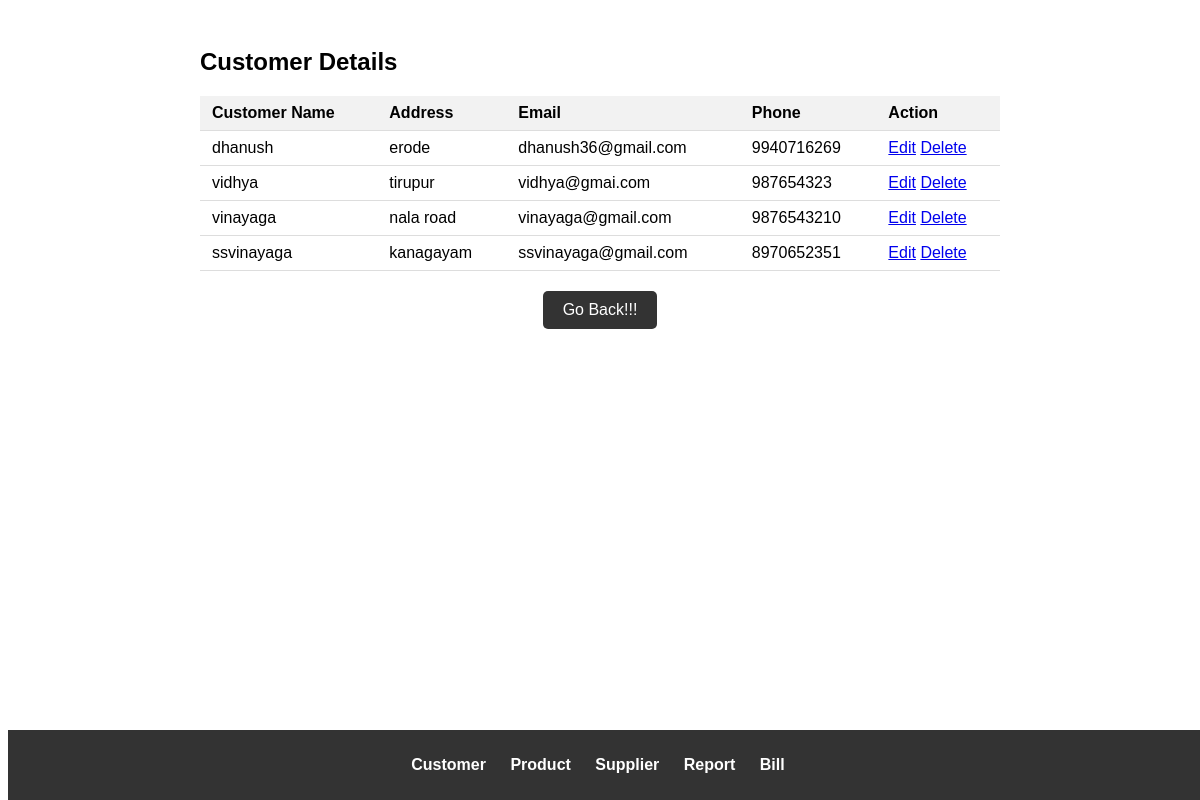
The app's page /sucess.php with its own data.
### tables this page shows
CREATE TABLE `customers` (
  `customerId` int(11) NOT NULL,
  `customerName` varchar(255) NOT NULL,
  `address` varchar(255) DEFAULT NULL,
  `email` varchar(255) NOT NULL,
  `phone` varchar(15) DEFAULT NULL
);

### sucess.php (the view, shortened to what this page needs)
<!DOCTYPE html>
<html lang="en">
<head>
</head>
<body>
    <div class="container">
        <h2>Customer Details</h2>
        <table>
            <thead>
                <tr>
                    <th>Customer Name</th>
                    <th>Address</th>
                    <th>Email</th>
                    <th>Phone</th>
                    <th>Action</th>
                </tr>
            </thead>
            <tbody>
            <?php
            $db_host = "localhost";
            $db_user = "root";
            $db_pass = "";
            $db_name = "test";
            $conn = new mysqli($db_host, $db_user, $db_pass, $db_name);
            $sql = "SELECT * FROM customers";
            $result = $conn->query($sql);
            if ($result === false) {
                echo "Error: " . $sql . "<br>" . $conn->error;
            } else {
                while ($row = $result->fetch_assoc()) {
                    echo "<tr>";
                    echo "<td>" . $row["customerName"] . "</td>";
                    echo "<td>" . $row["address"] . "</td>";
                    echo "<td>" . $row["email"] . "</td>";
                    echo "<td>" . $row["phone"] . "</td>";
                    echo "<td class='action-links'>";
                echo "<a href='edit.php?id=" . $row['customerId'] . "'>Edit</a>  ";
                echo "<a href='delete.php?id=" . $row['customerId'] . "' onclick='return confirm(\"Are you sure you want to delete this customer?\")'>Delete</a>";
                echo "</td>";
                    echo "</tr>";
                }
            }
            ?>
            </tbody>
        </table>
        <div class="center">
            <a href="footer.html">Go Back!!!</a>
        </div>
    </div>
</body>
</html>

### sucess.php (style rules this page uses)
body { font-family: Arial, sans-serif; }
.container { max-width: 800px; margin: 0 auto; padding: 20px; }
table { width: 100%; border-collapse: collapse; margin-top: 20px; }
th, td { padding: 8px 12px; text-align: left; border-bottom: 1px solid #ddd; }
th { background-color: #f2f2f2; }
.center { text-align: center; margin-top: 20px; }
.center a { display: inline-block; padding: 10px 20px; background-color: #333; color: #fff; text-decoration: none; border-radius: 5px; font-size: 16px; }

### records on screen
customers: customerName "dhanush", address "erode", email "dhanush36@gmail.com", phone "9940716269"
customers: customerName "vidhya", address "tirupur", email "vidhya@gmai.com", phone "987654323"
customers: customerName "vinayaga", address "nala road", email "vinayaga@gmail.com", phone "9876543210"
customers: customerName "ssvinayaga", address "kanagayam", email "ssvinayaga@gmail.com", phone "8970652351"
